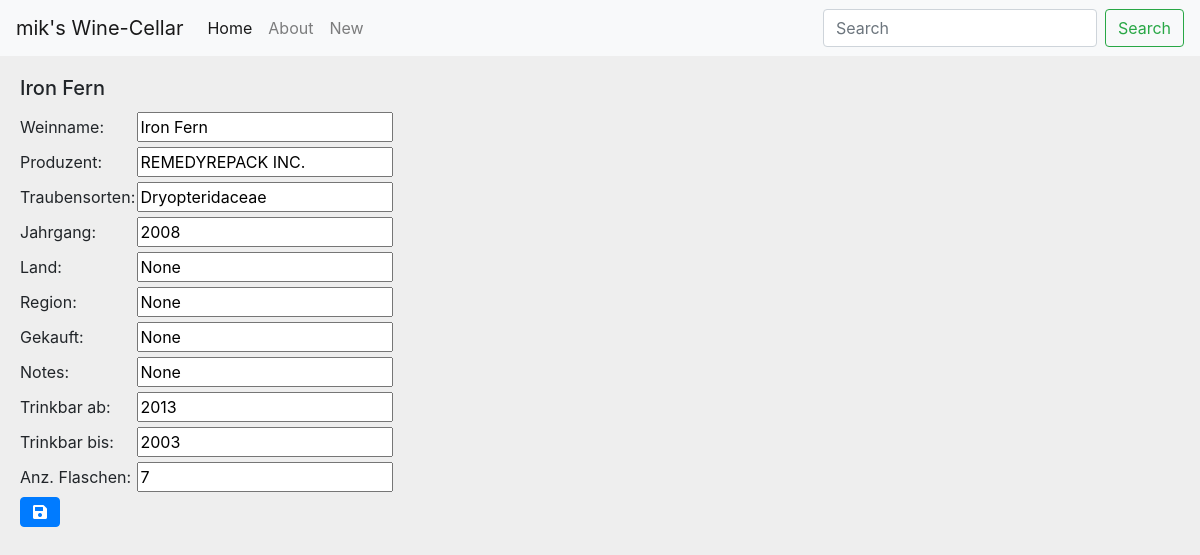
Page /contact/edit/25 on the earlier database version.
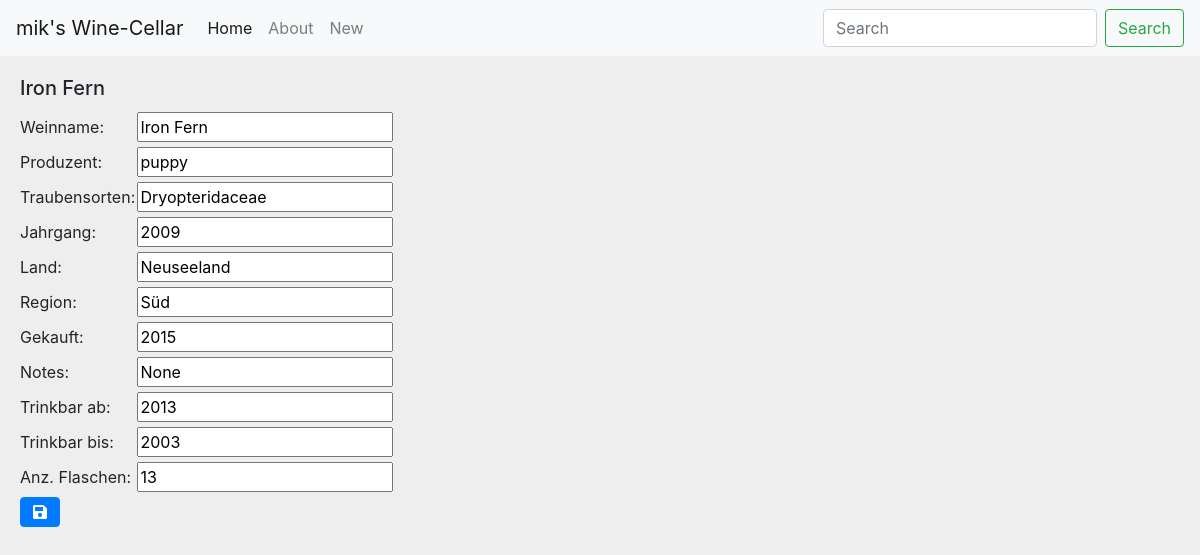
Same page on the later database version.
### wine/models.py (models this page shows)
class Wine(models.Model):
    winename = models.CharField(max_length=200)
    producer = models.CharField(max_length=200)
    grapes = models.CharField(max_length=200)
    year = models.CharField(max_length=200)
    country = models.CharField(max_length=200, null=True,)
    region = models.CharField(max_length=200, null=True,)
    purchase = models.CharField(max_length=200, null=True,)
    notes = models.CharField(max_length=400, null=True,)
    drinkfrom = models.CharField(max_length=200)
    drinkto = models.CharField(max_length=200)
    nmbrbottles = models.IntegerField()
    entrydate = models.DateTimeField('date published', null=True,)
    editdate = models.DateTimeField(null=True,)

### wine/views.py (the view)
# urls.py: path('edit/<int:pk>', WineUpdateView.as_view(), name='wine_edit'),
class WineUpdateView(UpdateView):
    model = Wine
    fields = ['winename', 'producer', 'grapes', 'year', 'country',
              'region', 'purchase', 'notes', 'drinkfrom', 'drinkto', 'nmbrbottles']
    success_url = reverse_lazy('wine_list')

### wine/templates/wine/wine_form.html
{% extends "./base.html" %}
{% block content %}
<div class="card-body">
        <h5 class="card-title">{{ wine.winename }}</h5>
<form method="post">{% csrf_token %}
    <label for="winename">Weinname:</label>
    <input id="winename" type="text" name="winename" value="{{ wine.winename }}"><br>
    <label for="producer">Produzent:</label>
    <input id="producer" type="text" name="producer" value="{{ wine.producer }}"><br>
    <label for="grapes">Traubensorten: </label>
    <input id="grapes" type="text" name="grapes" value="{{ wine.grapes }}"><br>
    <label for="year">Jahrgang: </label>
    <input id="year" type="number" name="year" value="{{ wine.year }}"><br>
    <label for="country">Land: </label>
    <input id="country" type="text" name="country" value="{{ wine.country }}"><br>
    <label for="region">Region: </label>
    <input id="region" type="text" name="region" value="{{ wine.region }}"><br>
    <label for="purchase">Gekauft: </label>
    <input id="purchase" type="text" name="purchase" value="{{ wine.purchase }}"><br>
    <label for="notes">Notes: </label>
    <input id="notes" type="text" name="notes" value="{{ wine.notes }}"><br>
    <label for="drinkfrom">Trinkbar ab: </label>
    <input id="drinkfrom" type="text" name="drinkfrom" value="{{ wine.drinkfrom }}"><br>
    <label for="drinkto">Trinkbar bis: </label>
    <input id="drinkto" type="text" name="drinkto" value="{{ wine.drinkto }}"><br>
    <label for="nmbrbottles">Anz. Flaschen:</label>
    <input id="nmbrbottles" type="number" name="nmbrbottles" value="{{ wine.nmbrbottles }}"><br>
    <button type="submit" class="btn btn-primary"><i class="fas fa-save"></i></button>
</form>
</div>
{% endblock %}

Differences in the rows shown:
changed Wine "Iron Fern": producer "REMEDYREPACK INC." → "puppy"; year "2008" → "2009"; country "None" → "Neuseeland"; region "None" → "Süd"; purchase "None" → "2015"; nmbrbottles "7" → "13"
